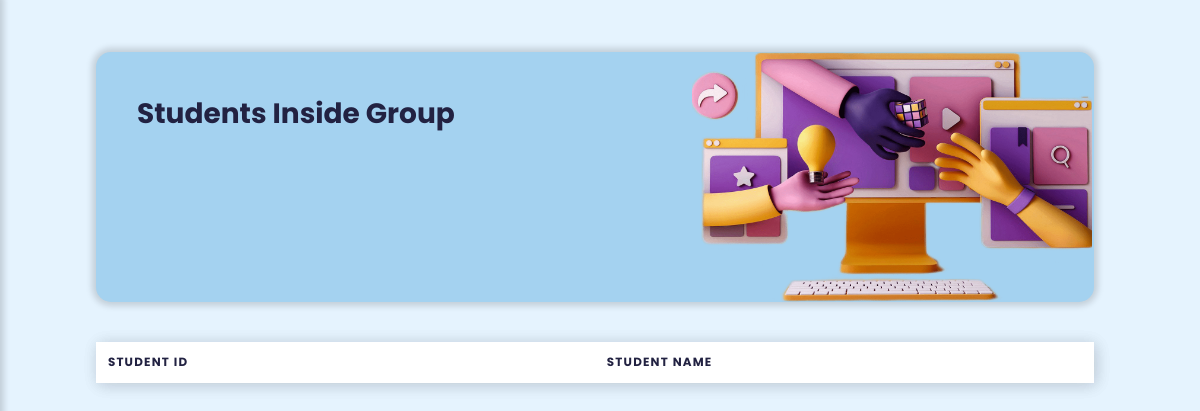
The app's page /UI/control_panel/students_in_group_control_panel.php?g_no=105, older data.
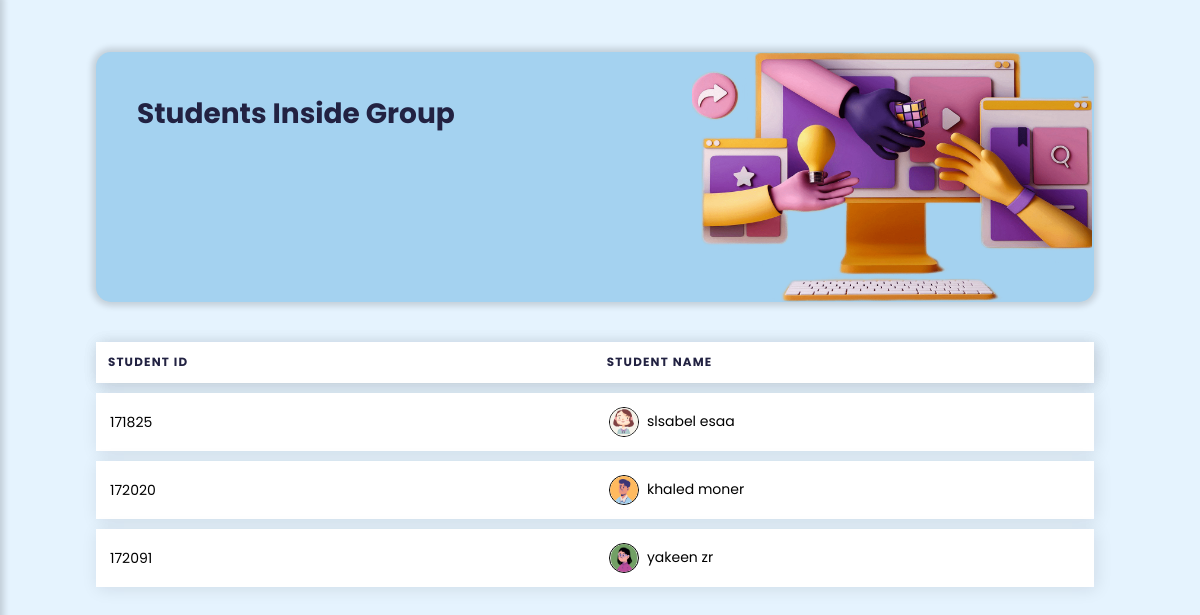
The same page, newer data.
### tables this page shows
CREATE TABLE IF NOT EXISTS `student` (
  `stu_id` int(11) NOT NULL,
  `user_id` int(8) NOT NULL,
  `stu_specialization` varchar(25) NOT NULL,
  PRIMARY KEY (`stu_id`),
  KEY `fk_user_id_s` (`user_id`) USING BTREE
);

CREATE TABLE IF NOT EXISTS `user` (
  `user_id` int(8) NOT NULL AUTO_INCREMENT,
  `full_name` varchar(50) NOT NULL,
  `password` varchar(225) NOT NULL,
  `u_img` varchar(225) DEFAULT NULL,
  `role` varchar(8) DEFAULT NULL,
  PRIMARY KEY (`user_id`)
);

### controls/students.php (called while the page is built, shortened)
<?php
global $conn;
function selectAllStudentInGroup(){
    global $conn;
    if(isset($_GET['g_no'])){
        $sql = "SELECT user.full_name,user.u_img,student.stu_id FROM user,student, student_group WHERE user.user_id=student.user_id AND student.stu_id=student_group.stu_id AND student_group.g_no ='$_GET[g_no]';";
        $pre=$conn->prepare($sql);
        $pre->execute();
        $records=$pre->get_result()->fetch_all(MYSQLI_ASSOC);
        return $records;
    }
}

### UI/control_panel/students_in_group_control_panel.php (the view, shortened to what this page needs)
<?php
include(MAIN_PATH."/controls/students.php");
$students=selectAllStudentInGroup();
?>
<!DOCTYPE html>
<html lang="en">
    <head>
        <link rel="stylesheet" href="../../css/controlpanel_groups_teacher_student_files.css">
        <link rel="stylesheet" href="https://maxst.icons8.com/vue-static/landings/line-awesome/line-awesome/1.3.0/css/line-awesome.min.css">
    </head>
<body id="b-vlightblue">
<header class="main_icon">
</header>
<div class="main-content">
    <div class="header-box">
        <div class="header-box-content-table">
            <h2>Students Inside Group</h2><br>
        </div>
        <img src="../../sources/image/teacher_image_3d.png" >
    </div>
    <div class="table-box">
        <table class="table">
            <thead>
                <tr>
                    <th scope="col">Student Id</th>
                    <th scope="col">Student Name</th>
                </tr>
            </thead>
            <tbody>
            <?php foreach($students as $key => $student):?>
                <tr>
                    <td data-label="stu-id"><?php echo $student['stu_id'] ?></td>
                    <td data-label="stu-name"><img src="<?php echo BASE_URL . '/sources/image/' . $student['u_img']; ?>" class="tab-img" style="width: 30px; height: 30px;border-radius:100%;"><?php echo $student['full_name'] ?></td>
                </tr>
            <?php endforeach; ?>
            </tbody>
        </table>
    </div>
</div>
</body>
</html>

Row changes from the older to the newer data that the page shows:
added student: stu_id "171825", user.u_img (picture), user.full_name "slsabel esaa"
added student: stu_id "172020", user.u_img (picture), user.full_name "khaled moner"
now on this page (row unchanged): student: stu_id "172091", user.u_img (picture), user.full_name "yakeen zr"
